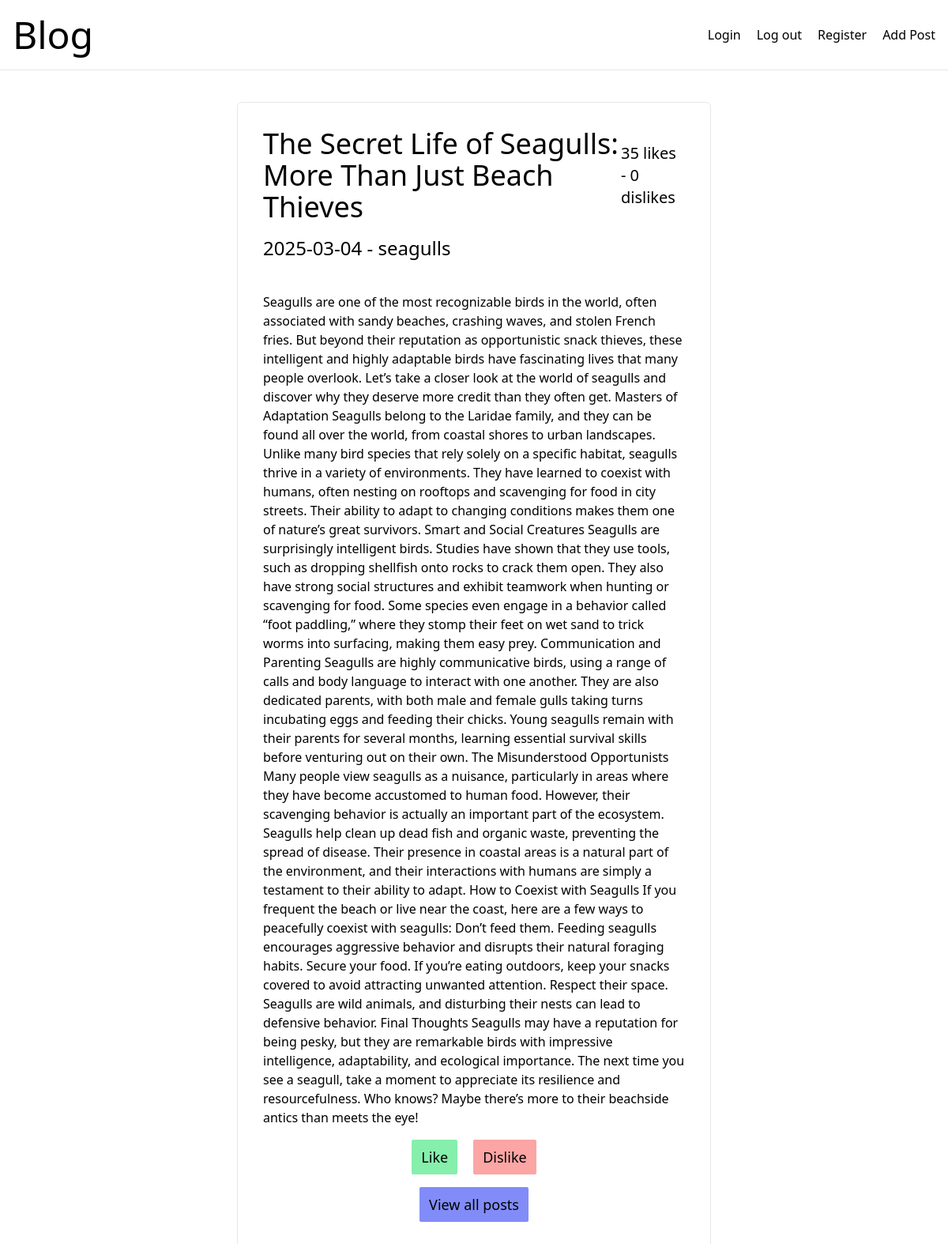
The page /singlePost.php?id=6 on the database its author committed.
### tables this page shows
CREATE TABLE `posts` (
  `id` int(11) unsigned NOT NULL AUTO_INCREMENT,
  `title` varchar(255) NOT NULL,
  `username_id` varchar(255) NOT NULL,
  `content` text DEFAULT NULL,
  `date_posted` date NOT NULL,
  `category_id` int(11) DEFAULT NULL,
  `likes` int(11) NOT NULL DEFAULT 0,
  `dislikes` int(11) NOT NULL DEFAULT 0,
  `time_posted` time NOT NULL,
  PRIMARY KEY (`id`)
);

CREATE TABLE `users` (
  `id` int(11) unsigned NOT NULL AUTO_INCREMENT,
  `username` varchar(255) NOT NULL,
  `password` char(60) NOT NULL,
  `email` varchar(255) NOT NULL,
  PRIMARY KEY (`id`)
);

### src/models/PostsModel.php (called while the page is built, shortened)
<?php
class PostsModel
{
    public PDO $db;
    public function __construct(PDO $db)
    {
        $this->db = $db;
    }
    public function getSingle(int $id): PostEntity|false
    {
        $query = $this->db->prepare(
            'SELECT `posts`.`title`, `posts`.`id`, `posts`.`likes`, `posts`.`dislikes`, `posts`.`content`, `posts`.`date_posted`, `posts`.`time_posted`, `users`.`username`
            FROM `posts`
            JOIN `users` ON `users` . `id` = `posts` . `username_id`
            WHERE `posts`.`id` = :id;');
        $query->setFetchMode(PDO::FETCH_CLASS, PostEntity::class);
        $query->execute([':id' => $id]);
        return $query->fetch();
    }
}

### src/services/PostDisplayService.php (the view, shortened to what this page needs)
<?php
class PostDisplayService
{
    static public function displaySingle(PostEntity $post): string
    {
        $output = '<div class="flex justify-between items-center flex-col md:flex-row mb-4">';
        $output .= "<h2 class='text-4xl'>$post->title</h2>";
        $output .= "<span class='text-xl''>$post->likes likes - $post->dislikes dislikes</span>";
        $output .= '</div>';
        $output .=  "<p class='text-2xl mb-10'>$post->date_posted - $post->username</p>";
        $output .=  "<p>$post->content</p>";
        $output .= '<div class="flex justify-center gap-5">';
        $output .= "<a class='px-3 py-2 mt-4 text-lg bg-green-300 hover:bg-green-400 hover:text-white transition inline-block rounded-sm' href='likes.php?id=$post->id'>Like</a>";
        $output .= "<a class='px-3 py-2 mt-4 text-lg bg-red-300 hover:bg-red-400 hover:text-white transition inline-block rounded-sm' href='dislikes.php?id=$post->id'>Dislike</a>";
        $output .= '</div>';
        $output .= '<div class="flex justify-center">';
        $output .= '<a class="px-3 py-2 mt-4 text-lg bg-indigo-400 hover:bg-indigo-700 hover:text-white transition inline-block rounded-sm" href="index.php">View all posts</a>';
        $output .= '</div>';
        return $output;
    }
}

### rows shown on the page
posts: title "The Secret Life of Seagulls: More Than Just Beach Thieves", likes "35", dislikes "0", date_posted "2025-03-04", users.username "seagulls", content "Seagulls are one of the most recognizable birds in the world, often associated with sandy beaches, crashing waves, and stolen French fries. But beyond their reputation as opportunistic snack thieves, these intelligent and highly adaptable birds have fascinating lives that many people overlook. Let’s take a closer look at the world of seagulls and discover why they deserve more credit than they often get. Masters of Adaptation Seagulls belong to the Laridae family, and they can be found all over the world, from coastal shores to urban landscapes. Unlike many bird species that rely solely on a specific habitat, seagulls thrive in a variety of environments. They have learned to coexist with…"
